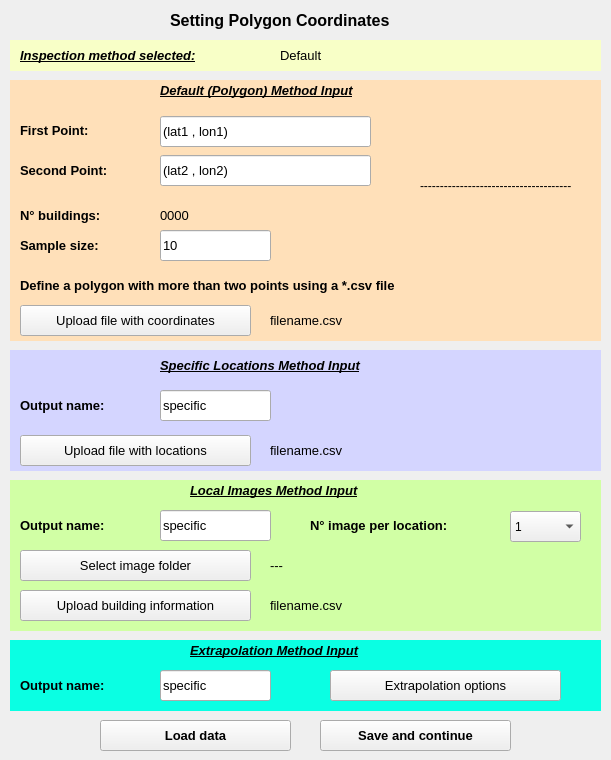
<?xml version="1.0" encoding="UTF-8"?>
<ui version="4.0">
 <class>PolygonSetting</class>
 <widget class="QMainWindow" name="PolygonSetting">
  <property name="geometry">
   <rect>
    <x>0</x>
    <y>0</y>
    <width>611</width>
    <height>760</height>
   </rect>
  </property>
  <property name="windowTitle">
   <string>MainWindow</string>
  </property>
  <widget class="QWidget" name="coord_frame">
   <widget class="QLabel" name="w_tittle">
    <property name="geometry">
     <rect>
      <x>170</x>
      <y>0</y>
      <width>301</width>
      <height>41</height>
     </rect>
    </property>
    <property name="font">
     <font>
      <pointsize>12</pointsize>
      <weight>75</weight>
      <bold>true</bold>
     </font>
    </property>
    <property name="text">
     <string>Setting Polygon Coordinates</string>
    </property>
   </widget>
   <widget class="QPushButton" name="csv_buttom">
    <property name="geometry">
     <rect>
      <x>20</x>
      <y>305</y>
      <width>231</width>
      <height>31</height>
     </rect>
    </property>
    <property name="font">
     <font>
      <pointsize>10</pointsize>
      <weight>50</weight>
      <bold>false</bold>
     </font>
    </property>
    <property name="text">
     <string>Upload file with coordinates</string>
    </property>
   </widget>
   <widget class="QLineEdit" name="coord_1">
    <property name="geometry">
     <rect>
      <x>160</x>
      <y>116</y>
      <width>211</width>
      <height>31</height>
     </rect>
    </property>
    <property name="font">
     <font>
      <pointsize>10</pointsize>
     </font>
    </property>
    <property name="text">
     <string>(lat1 , lon1)</string>
    </property>
   </widget>
   <widget class="QLineEdit" name="coord_2">
    <property name="geometry">
     <rect>
      <x>160</x>
      <y>155</y>
      <width>211</width>
      <height>31</height>
     </rect>
    </property>
    <property name="font">
     <font>
      <pointsize>10</pointsize>
     </font>
    </property>
    <property name="text">
     <string>(lat2 , lon2)</string>
    </property>
   </widget>
   <widget class="QLabel" name="point_1">
    <property name="geometry">
     <rect>
      <x>20</x>
      <y>120</y>
      <width>101</width>
      <height>21</height>
     </rect>
    </property>
    <property name="font">
     <font>
      <pointsize>10</pointsize>
      <weight>75</weight>
      <bold>true</bold>
     </font>
    </property>
    <property name="text">
     <string>First Point:</string>
    </property>
   </widget>
   <widget class="QLabel" name="img_squared">
    <property name="geometry">
     <rect>
      <x>420</x>
      <y>120</y>
      <width>151</width>
      <height>131</height>
     </rect>
    </property>
    <property name="text">
     <string>---------------------------------------</string>
    </property>
   </widget>
   <widget class="QPushButton" name="save_buttom">
    <property name="geometry">
     <rect>
      <x>320</x>
      <y>720</y>
      <width>191</width>
      <height>31</height>
     </rect>
    </property>
    <property name="font">
     <font>
      <pointsize>10</pointsize>
      <weight>75</weight>
      <bold>true</bold>
     </font>
    </property>
    <property name="text">
     <string>Save and continue</string>
    </property>
   </widget>
   <widget class="QLabel" name="point_2">
    <property name="geometry">
     <rect>
      <x>20</x>
      <y>155</y>
      <width>121</width>
      <height>31</height>
     </rect>
    </property>
    <property name="font">
     <font>
      <pointsize>10</pointsize>
      <weight>75</weight>
      <bold>true</bold>
     </font>
    </property>
    <property name="text">
     <string>Second Point:</string>
    </property>
   </widget>
   <widget class="QLabel" name="label_csv_file">
    <property name="geometry">
     <rect>
      <x>20</x>
      <y>275</y>
      <width>531</width>
      <height>21</height>
     </rect>
    </property>
    <property name="font">
     <font>
      <pointsize>10</pointsize>
      <weight>75</weight>
      <bold>true</bold>
     </font>
    </property>
    <property name="text">
     <string>Define a polygon with more than two points using a *.csv file</string>
    </property>
   </widget>
   <widget class="QLabel" name="backg_1">
    <property name="geometry">
     <rect>
      <x>10</x>
      <y>80</y>
      <width>591</width>
      <height>261</height>
     </rect>
    </property>
    <property name="styleSheet">
     <string notr="true">background-color: rgb(255, 224, 185);</string>
    </property>
    <property name="text">
     <string/>
    </property>
   </widget>
   <widget class="QLabel" name="backg_2">
    <property name="geometry">
     <rect>
      <x>10</x>
      <y>350</y>
      <width>591</width>
      <height>121</height>
     </rect>
    </property>
    <property name="styleSheet">
     <string notr="true">
background-color: rgb(212, 213, 255);</string>
    </property>
    <property name="text">
     <string/>
    </property>
   </widget>
   <widget class="QLabel" name="label">
    <property name="geometry">
     <rect>
      <x>270</x>
      <y>310</y>
      <width>291</width>
      <height>21</height>
     </rect>
    </property>
    <property name="font">
     <font>
      <pointsize>10</pointsize>
     </font>
    </property>
    <property name="text">
     <string>filename.csv</string>
    </property>
   </widget>
   <widget class="QLabel" name="method_value">
    <property name="geometry">
     <rect>
      <x>280</x>
      <y>45</y>
      <width>301</width>
      <height>21</height>
     </rect>
    </property>
    <property name="font">
     <font>
      <pointsize>10</pointsize>
     </font>
    </property>
    <property name="text">
     <string>Default</string>
    </property>
   </widget>
   <widget class="QLabel" name="method_label">
    <property name="geometry">
     <rect>
      <x>20</x>
      <y>40</y>
      <width>251</width>
      <height>31</height>
     </rect>
    </property>
    <property name="font">
     <font>
      <pointsize>10</pointsize>
      <weight>75</weight>
      <italic>true</italic>
      <bold>true</bold>
      <underline>true</underline>
     </font>
    </property>
    <property name="text">
     <string>Inspection method selected:</string>
    </property>
   </widget>
   <widget class="QLabel" name="backg_3">
    <property name="geometry">
     <rect>
      <x>10</x>
      <y>40</y>
      <width>591</width>
      <height>31</height>
     </rect>
    </property>
    <property name="styleSheet">
     <string notr="true">background-color: rgb(248, 255, 199);</string>
    </property>
    <property name="text">
     <string/>
    </property>
   </widget>
   <widget class="QLabel" name="default_label">
    <property name="geometry">
     <rect>
      <x>160</x>
      <y>80</y>
      <width>301</width>
      <height>21</height>
     </rect>
    </property>
    <property name="font">
     <font>
      <pointsize>10</pointsize>
      <weight>75</weight>
      <italic>true</italic>
      <bold>true</bold>
      <underline>true</underline>
      <strikeout>false</strikeout>
     </font>
    </property>
    <property name="text">
     <string>Default (Polygon) Method Input</string>
    </property>
   </widget>
   <widget class="QLabel" name="n_building_default">
    <property name="geometry">
     <rect>
      <x>20</x>
      <y>200</y>
      <width>121</width>
      <height>31</height>
     </rect>
    </property>
    <property name="font">
     <font>
      <pointsize>10</pointsize>
      <weight>75</weight>
      <bold>true</bold>
     </font>
    </property>
    <property name="text">
     <string>N° buildings:</string>
    </property>
   </widget>
   <widget class="QLabel" name="sample_default">
    <property name="geometry">
     <rect>
      <x>20</x>
      <y>230</y>
      <width>121</width>
      <height>31</height>
     </rect>
    </property>
    <property name="font">
     <font>
      <pointsize>10</pointsize>
      <weight>75</weight>
      <bold>true</bold>
     </font>
    </property>
    <property name="text">
     <string>Sample size:</string>
    </property>
   </widget>
   <widget class="QLabel" name="building_value_default">
    <property name="geometry">
     <rect>
      <x>160</x>
      <y>200</y>
      <width>211</width>
      <height>31</height>
     </rect>
    </property>
    <property name="font">
     <font>
      <pointsize>10</pointsize>
     </font>
    </property>
    <property name="text">
     <string>0000</string>
    </property>
   </widget>
   <widget class="QLineEdit" name="sample_size_default">
    <property name="geometry">
     <rect>
      <x>160</x>
      <y>230</y>
      <width>111</width>
      <height>31</height>
     </rect>
    </property>
    <property name="font">
     <font>
      <pointsize>10</pointsize>
     </font>
    </property>
    <property name="text">
     <string>10</string>
    </property>
   </widget>
   <widget class="QPushButton" name="save_buttom_2">
    <property name="geometry">
     <rect>
      <x>100</x>
      <y>720</y>
      <width>191</width>
      <height>31</height>
     </rect>
    </property>
    <property name="font">
     <font>
      <pointsize>10</pointsize>
      <weight>75</weight>
      <bold>true</bold>
     </font>
    </property>
    <property name="text">
     <string>Load data</string>
    </property>
   </widget>
   <widget class="QLabel" name="specific_label">
    <property name="geometry">
     <rect>
      <x>160</x>
      <y>355</y>
      <width>301</width>
      <height>21</height>
     </rect>
    </property>
    <property name="font">
     <font>
      <pointsize>10</pointsize>
      <weight>75</weight>
      <italic>true</italic>
      <bold>true</bold>
      <underline>true</underline>
      <strikeout>false</strikeout>
     </font>
    </property>
    <property name="text">
     <string>Specific Locations Method Input</string>
    </property>
   </widget>
   <widget class="QLabel" name="backg_4">
    <property name="geometry">
     <rect>
      <x>10</x>
      <y>480</y>
      <width>591</width>
      <height>151</height>
     </rect>
    </property>
    <property name="styleSheet">
     <string notr="true">background-color: rgb(209, 255, 165);</string>
    </property>
    <property name="text">
     <string/>
    </property>
   </widget>
   <widget class="QLabel" name="specific_path">
    <property name="geometry">
     <rect>
      <x>270</x>
      <y>440</y>
      <width>291</width>
      <height>21</height>
     </rect>
    </property>
    <property name="font">
     <font>
      <pointsize>10</pointsize>
     </font>
    </property>
    <property name="text">
     <string>filename.csv</string>
    </property>
   </widget>
   <widget class="QPushButton" name="csv_buttom_specific">
    <property name="geometry">
     <rect>
      <x>20</x>
      <y>435</y>
      <width>231</width>
      <height>31</height>
     </rect>
    </property>
    <property name="font">
     <font>
      <pointsize>10</pointsize>
      <weight>50</weight>
      <bold>false</bold>
     </font>
    </property>
    <property name="text">
     <string>Upload file with locations</string>
    </property>
   </widget>
   <widget class="QLabel" name="local_label">
    <property name="geometry">
     <rect>
      <x>190</x>
      <y>480</y>
      <width>251</width>
      <height>21</height>
     </rect>
    </property>
    <property name="font">
     <font>
      <pointsize>10</pointsize>
      <weight>75</weight>
      <italic>true</italic>
      <bold>true</bold>
      <underline>true</underline>
      <strikeout>false</strikeout>
     </font>
    </property>
    <property name="text">
     <string>Local Images Method Input</string>
    </property>
   </widget>
   <widget class="QPushButton" name="csv_buttom_local">
    <property name="geometry">
     <rect>
      <x>20</x>
      <y>590</y>
      <width>231</width>
      <height>31</height>
     </rect>
    </property>
    <property name="font">
     <font>
      <pointsize>10</pointsize>
      <weight>50</weight>
      <bold>false</bold>
     </font>
    </property>
    <property name="text">
     <string>Upload building information</string>
    </property>
   </widget>
   <widget class="QLabel" name="local_path">
    <property name="geometry">
     <rect>
      <x>270</x>
      <y>595</y>
      <width>291</width>
      <height>21</height>
     </rect>
    </property>
    <property name="font">
     <font>
      <pointsize>10</pointsize>
     </font>
    </property>
    <property name="text">
     <string>filename.csv</string>
    </property>
   </widget>
   <widget class="QLabel" name="output_label_specific">
    <property name="geometry">
     <rect>
      <x>20</x>
      <y>390</y>
      <width>121</width>
      <height>31</height>
     </rect>
    </property>
    <property name="font">
     <font>
      <pointsize>10</pointsize>
      <weight>75</weight>
      <bold>true</bold>
     </font>
    </property>
    <property name="text">
     <string>Output name:</string>
    </property>
   </widget>
   <widget class="QLineEdit" name="output_value_specific">
    <property name="geometry">
     <rect>
      <x>160</x>
      <y>390</y>
      <width>111</width>
      <height>31</height>
     </rect>
    </property>
    <property name="font">
     <font>
      <pointsize>10</pointsize>
     </font>
    </property>
    <property name="text">
     <string>specific</string>
    </property>
   </widget>
   <widget class="QLabel" name="output_label_local">
    <property name="geometry">
     <rect>
      <x>20</x>
      <y>510</y>
      <width>121</width>
      <height>31</height>
     </rect>
    </property>
    <property name="font">
     <font>
      <pointsize>10</pointsize>
      <weight>75</weight>
      <bold>true</bold>
     </font>
    </property>
    <property name="text">
     <string>Output name:</string>
    </property>
   </widget>
   <widget class="QLineEdit" name="sample_size_local_2">
    <property name="geometry">
     <rect>
      <x>160</x>
      <y>510</y>
      <width>111</width>
      <height>31</height>
     </rect>
    </property>
    <property name="font">
     <font>
      <pointsize>10</pointsize>
     </font>
    </property>
    <property name="text">
     <string>specific</string>
    </property>
   </widget>
   <widget class="QLabel" name="local_folder_path">
    <property name="geometry">
     <rect>
      <x>270</x>
      <y>555</y>
      <width>291</width>
      <height>21</height>
     </rect>
    </property>
    <property name="font">
     <font>
      <pointsize>10</pointsize>
     </font>
    </property>
    <property name="text">
     <string>---</string>
    </property>
   </widget>
   <widget class="QPushButton" name="folder_local_button">
    <property name="geometry">
     <rect>
      <x>20</x>
      <y>550</y>
      <width>231</width>
      <height>31</height>
     </rect>
    </property>
    <property name="font">
     <font>
      <pointsize>10</pointsize>
      <weight>50</weight>
      <bold>false</bold>
     </font>
    </property>
    <property name="text">
     <string>Select image folder</string>
    </property>
   </widget>
   <widget class="QLabel" name="n_image_local_label">
    <property name="geometry">
     <rect>
      <x>310</x>
      <y>510</y>
      <width>191</width>
      <height>31</height>
     </rect>
    </property>
    <property name="font">
     <font>
      <pointsize>10</pointsize>
      <weight>75</weight>
      <bold>true</bold>
     </font>
    </property>
    <property name="text">
     <string>N° image per location:</string>
    </property>
   </widget>
   <widget class="QComboBox" name="n_images_local">
    <property name="geometry">
     <rect>
      <x>510</x>
      <y>511</y>
      <width>71</width>
      <height>31</height>
     </rect>
    </property>
    <item>
     <property name="text">
      <string>1</string>
     </property>
    </item>
    <item>
     <property name="text">
      <string>2</string>
     </property>
    </item>
    <item>
     <property name="text">
      <string>3</string>
     </property>
    </item>
   </widget>
   <widget class="QLabel" name="extrapolation_label">
    <property name="geometry">
     <rect>
      <x>190</x>
      <y>640</y>
      <width>251</width>
      <height>21</height>
     </rect>
    </property>
    <property name="font">
     <font>
      <pointsize>10</pointsize>
      <weight>75</weight>
      <italic>true</italic>
      <bold>true</bold>
      <underline>true</underline>
      <strikeout>false</strikeout>
     </font>
    </property>
    <property name="text">
     <string>Extrapolation Method Input</string>
    </property>
   </widget>
   <widget class="QLabel" name="backg_5">
    <property name="geometry">
     <rect>
      <x>10</x>
      <y>640</y>
      <width>591</width>
      <height>71</height>
     </rect>
    </property>
    <property name="styleSheet">
     <string notr="true">background-color: rgb(10, 255, 227);</string>
    </property>
    <property name="text">
     <string/>
    </property>
   </widget>
   <widget class="QLabel" name="output_label_extra">
    <property name="geometry">
     <rect>
      <x>20</x>
      <y>670</y>
      <width>121</width>
      <height>31</height>
     </rect>
    </property>
    <property name="font">
     <font>
      <pointsize>10</pointsize>
      <weight>75</weight>
      <bold>true</bold>
     </font>
    </property>
    <property name="text">
     <string>Output name:</string>
    </property>
   </widget>
   <widget class="QPushButton" name="building_extra_button">
    <property name="geometry">
     <rect>
      <x>330</x>
      <y>670</y>
      <width>231</width>
      <height>31</height>
     </rect>
    </property>
    <property name="font">
     <font>
      <pointsize>10</pointsize>
      <weight>50</weight>
      <bold>false</bold>
     </font>
    </property>
    <property name="text">
     <string>Extrapolation options</string>
    </property>
   </widget>
   <widget class="QLineEdit" name="output_name_extra">
    <property name="geometry">
     <rect>
      <x>160</x>
      <y>670</y>
      <width>111</width>
      <height>31</height>
     </rect>
    </property>
    <property name="font">
     <font>
      <pointsize>10</pointsize>
     </font>
    </property>
    <property name="text">
     <string>specific</string>
    </property>
   </widget>
   <zorder>backg_5</zorder>
   <zorder>backg_3</zorder>
   <zorder>backg_2</zorder>
   <zorder>backg_1</zorder>
   <zorder>w_tittle</zorder>
   <zorder>csv_buttom</zorder>
   <zorder>coord_1</zorder>
   <zorder>coord_2</zorder>
   <zorder>point_1</zorder>
   <zorder>img_squared</zorder>
   <zorder>save_buttom</zorder>
   <zorder>point_2</zorder>
   <zorder>label_csv_file</zorder>
   <zorder>label</zorder>
   <zorder>method_value</zorder>
   <zorder>method_label</zorder>
   <zorder>default_label</zorder>
   <zorder>n_building_default</zorder>
   <zorder>sample_default</zorder>
   <zorder>building_value_default</zorder>
   <zorder>sample_size_default</zorder>
   <zorder>save_buttom_2</zorder>
   <zorder>specific_label</zorder>
   <zorder>backg_4</zorder>
   <zorder>specific_path</zorder>
   <zorder>csv_buttom_specific</zorder>
   <zorder>local_label</zorder>
   <zorder>csv_buttom_local</zorder>
   <zorder>local_path</zorder>
   <zorder>output_label_specific</zorder>
   <zorder>output_value_specific</zorder>
   <zorder>output_label_local</zorder>
   <zorder>sample_size_local_2</zorder>
   <zorder>local_folder_path</zorder>
   <zorder>folder_local_button</zorder>
   <zorder>n_image_local_label</zorder>
   <zorder>n_images_local</zorder>
   <zorder>extrapolation_label</zorder>
   <zorder>output_label_extra</zorder>
   <zorder>building_extra_button</zorder>
   <zorder>output_name_extra</zorder>
  </widget>
 </widget>
 <resources/>
 <connections/>
</ui>
